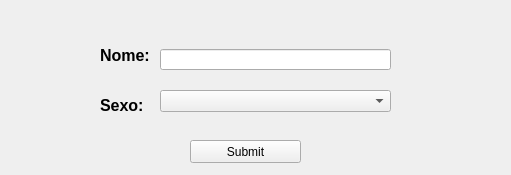
<?xml version="1.0" encoding="UTF-8"?>
<ui version="4.0">
 <class>MainWindow</class>
 <widget class="QMainWindow" name="MainWindow">
  <property name="geometry">
   <rect>
    <x>0</x>
    <y>0</y>
    <width>511</width>
    <height>175</height>
   </rect>
  </property>
  <property name="windowTitle">
   <string>MainWindow</string>
  </property>
  <widget class="QWidget" name="centralwidget">
   <widget class="QLabel" name="lblNome">
    <property name="geometry">
     <rect>
      <x>100</x>
      <y>40</y>
      <width>61</width>
      <height>31</height>
     </rect>
    </property>
    <property name="text">
     <string>&lt;html&gt;&lt;head/&gt;&lt;body&gt;&lt;p&gt;&lt;span style=&quot; font-size:12pt; font-weight:600;&quot;&gt;Nome:&lt;/span&gt;&lt;/p&gt;&lt;/body&gt;&lt;/html&gt;</string>
    </property>
   </widget>
   <widget class="QLineEdit" name="txtNome">
    <property name="geometry">
     <rect>
      <x>160</x>
      <y>49</y>
      <width>231</width>
      <height>21</height>
     </rect>
    </property>
    <property name="font">
     <font>
      <pointsize>12</pointsize>
     </font>
    </property>
   </widget>
   <widget class="QLabel" name="lblNome_2">
    <property name="geometry">
     <rect>
      <x>100</x>
      <y>90</y>
      <width>51</width>
      <height>31</height>
     </rect>
    </property>
    <property name="text">
     <string>&lt;html&gt;&lt;head/&gt;&lt;body&gt;&lt;p&gt;&lt;span style=&quot; font-size:12pt; font-weight:600;&quot;&gt;Sexo:&lt;/span&gt;&lt;/p&gt;&lt;/body&gt;&lt;/html&gt;</string>
    </property>
   </widget>
   <widget class="QComboBox" name="comboBox">
    <property name="geometry">
     <rect>
      <x>160</x>
      <y>90</y>
      <width>231</width>
      <height>22</height>
     </rect>
    </property>
    <property name="font">
     <font>
      <pointsize>12</pointsize>
     </font>
    </property>
    <property name="cursor">
     <cursorShape>PointingHandCursor</cursorShape>
    </property>
    <property name="editable">
     <bool>false</bool>
    </property>
    <property name="currentText">
     <string/>
    </property>
    <property name="currentIndex">
     <number>-1</number>
    </property>
   </widget>
   <widget class="QPushButton" name="btnSubmit">
    <property name="geometry">
     <rect>
      <x>190</x>
      <y>140</y>
      <width>111</width>
      <height>23</height>
     </rect>
    </property>
    <property name="cursor">
     <cursorShape>PointingHandCursor</cursorShape>
    </property>
    <property name="text">
     <string>Submit</string>
    </property>
   </widget>
  </widget>
 </widget>
 <resources/>
 <connections/>
</ui>
